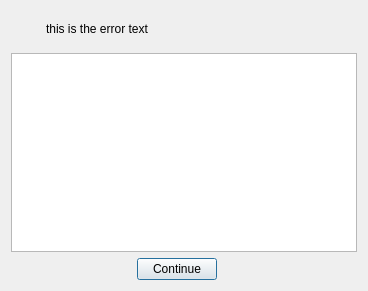
<ui version="4.0" >
 <class>longTextDialog_q</class>
 <widget class="QDialog" name="longTextDialog_q" >
  <property name="geometry" >
   <rect>
    <x>0</x>
    <y>0</y>
    <width>368</width>
    <height>291</height>
   </rect>
  </property>
  <property name="windowTitle" >
   <string>longTextDialog_q</string>
  </property>
  <layout class="QGridLayout" >
   <property name="margin" >
    <number>11</number>
   </property>
   <property name="spacing" >
    <number>6</number>
   </property>
   <item row="2" column="2" >
    <widget class="QPushButton" name="closeBtn" >
     <property name="text" >
      <string>Continue</string>
     </property>
    </widget>
   </item>
   <item row="1" column="0" colspan="4" >
    <widget class="QTextBrowser" name="dlgLongText" />
   </item>
   <item row="2" column="3" >
    <spacer>
     <property name="orientation" >
      <enum>Qt::Horizontal</enum>
     </property>
     <property name="sizeType" >
      <enum>QSizePolicy::Expanding</enum>
     </property>
     <property name="sizeHint" >
      <size>
       <width>100</width>
       <height>20</height>
      </size>
     </property>
    </spacer>
   </item>
   <item row="2" column="0" colspan="2" >
    <spacer>
     <property name="orientation" >
      <enum>Qt::Horizontal</enum>
     </property>
     <property name="sizeType" >
      <enum>QSizePolicy::Expanding</enum>
     </property>
     <property name="sizeHint" >
      <size>
       <width>120</width>
       <height>20</height>
      </size>
     </property>
    </spacer>
   </item>
   <item row="0" column="0" >
    <widget class="QFrame" name="frame4" >
     <property name="sizePolicy" >
      <sizepolicy>
       <hsizetype>0</hsizetype>
       <vsizetype>0</vsizetype>
       <horstretch>0</horstretch>
       <verstretch>0</verstretch>
      </sizepolicy>
     </property>
     <property name="frameShape" >
      <enum>QFrame::NoFrame</enum>
     </property>
     <property name="frameShadow" >
      <enum>QFrame::Raised</enum>
     </property>
     <layout class="QGridLayout" >
      <property name="margin" >
       <number>11</number>
      </property>
      <property name="spacing" >
       <number>6</number>
      </property>
      <item row="0" column="0" >
       <widget class="QLabel" name="icn" >
        <property name="pixmap" >
         <pixmap/>
        </property>
        <property name="scaledContents" >
         <bool>true</bool>
        </property>
        <property name="wordWrap" >
         <bool>false</bool>
        </property>
       </widget>
      </item>
     </layout>
    </widget>
   </item>
   <item row="0" column="1" colspan="3" >
    <widget class="QLabel" name="dlgText" >
     <property name="sizePolicy" >
      <sizepolicy>
       <hsizetype>7</hsizetype>
       <vsizetype>5</vsizetype>
       <horstretch>0</horstretch>
       <verstretch>0</verstretch>
      </sizepolicy>
     </property>
     <property name="text" >
      <string>this is the error text</string>
     </property>
     <property name="scaledContents" >
      <bool>true</bool>
     </property>
     <property name="wordWrap" >
      <bool>false</bool>
     </property>
    </widget>
   </item>
  </layout>
 </widget>
 <layoutdefault spacing="6" margin="11" />
 <tabstops>
  <tabstop>dlgLongText</tabstop>
  <tabstop>closeBtn</tabstop>
 </tabstops>
 <resources/>
 <connections>
  <connection>
   <sender>closeBtn</sender>
   <signal>clicked()</signal>
   <receiver>longTextDialog_q</receiver>
   <slot>accept()</slot>
   <hints>
    <hint type="sourcelabel" >
     <x>20</x>
     <y>20</y>
    </hint>
    <hint type="destinationlabel" >
     <x>20</x>
     <y>20</y>
    </hint>
   </hints>
  </connection>
 </connections>
</ui>
